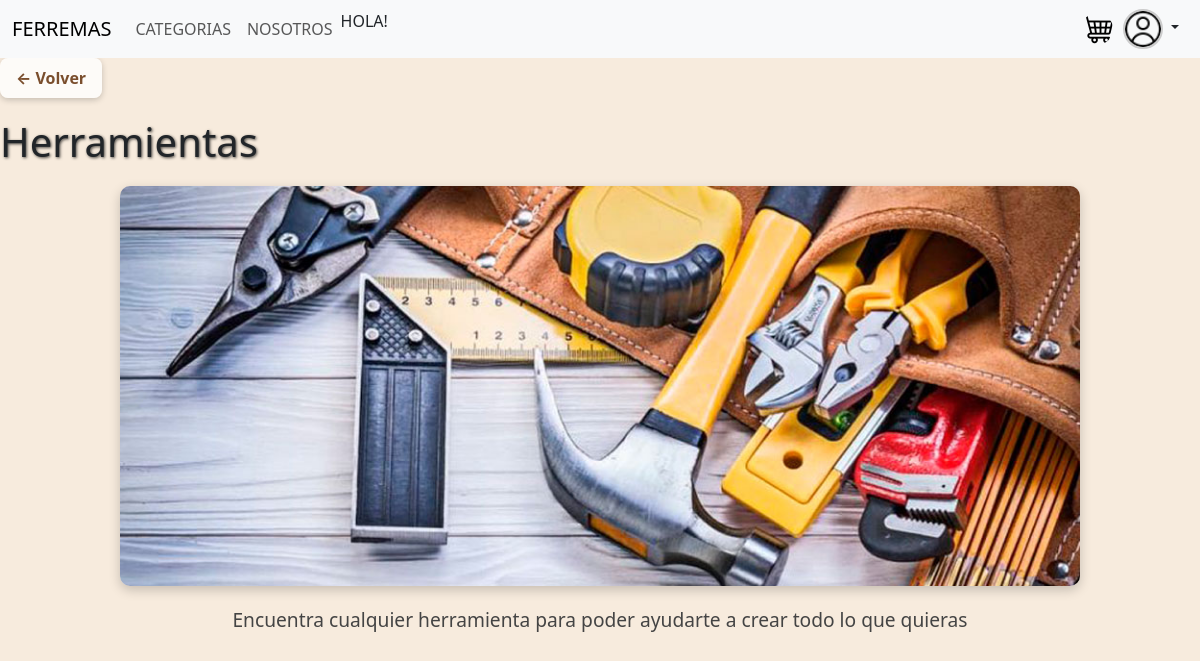
/Home/Categorias/Herramientas/, run on an earlier commit of the app's database.
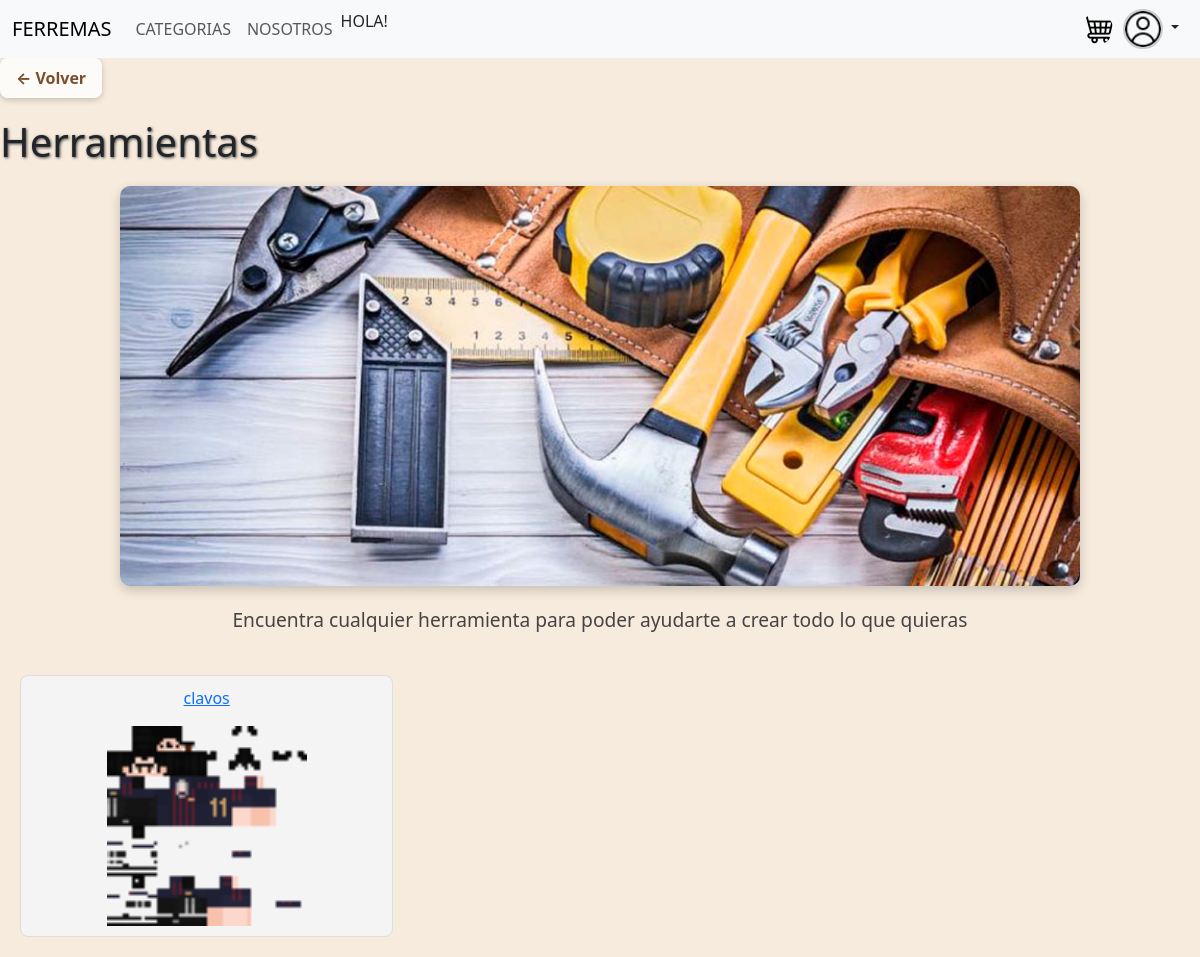
And on a later commit of the database.
### task/models.py (models this page shows, shortened)
class Categoria(models.Model):
    nombrecat = models.CharField(max_length=100, unique=True)
    descripcion = models.TextField(blank=True)
    imagen = models.ImageField(upload_to='Categoriasimg/')
    user = models.ForeignKey('auth.User', on_delete=models.CASCADE, null=True)

class articulo(models.Model):
    Tipo = models.CharField(max_length=100)
    nombreart = models.CharField(max_length=100, unique=True)
    descripcion = models.TextField(blank=True)
    fecha = models.DateTimeField(auto_now_add=True)
    imagen = models.ImageField(upload_to='articulosimg/')
    valorunidad = models.DecimalField(max_digits=10, decimal_places=2)
    cantidad = models.IntegerField()
    user = models.ForeignKey('auth.User', on_delete=models.CASCADE, null=True)

### task/views.py (the view)
# urls.py: path('Home/Categorias/<str:nombre_cat>/',views.detalle_categoria, name='detalle_categorias'),
def detalle_categoria(request, nombre_cat):
    categoria = get_object_or_404(Categoria, nombrecat=nombre_cat)
    Articulos = articulo.objects.filter(Tipo=nombre_cat)
    return render(request, 'detalle_categorias.html', {
        'categoria': categoria,
        'Articulos': Articulos
    })

### task/context_processor.py (called while the page is built)
def total_carrito(request):
    total = 0
    if request.user.is_authenticated:
       if "carrito" in request.session.keys():
           for key, value in request.session['carrito'].items():
               total += float(value['acumulado'])
    return {"total_factura": total}

### task/Templates/detalle_categorias.html (shortened to what this page needs)
{% extends 'navbar.html' %}
{% load static %}
{% block body %}
<link rel="stylesheet" href="{% static 'style.css' %}">
<a href="javascript:history.back()" class="btn-back">← Volver</a>
<h1 class="card-text">{{ categoria.nombrecat }}</h1>
<div class="imagen-categoria-container">
    {% if categoria.imagen %}
        <img src="{{ categoria.imagen.url }}" alt="Imagen de la categoría" class="imagen-categoria">
    {% else %}
        <p>No hay imagen disponible</p>
    {% endif %}
</div>
<p class="categoria-descripcion">{{ categoria.descripcion }}</p>
<div class="articulos-grid">
    {% for articulo in Articulos %}
        <div class="articulo-card">
            <a href="{% url 'detalle_Articulos' articulo.Tipo articulo.nombreart %}" >
                <p>{{ articulo.nombreart }}</p>
                {% if articulo.imagen %}
                    <img src="{{ articulo.imagen.url }}" alt="Imagen del artículo" width="200">
                {% else %}
                    <p>No hay imagen disponible</p>
                {% endif %}
            </a>
        </div>
    {% endfor %}
</div>
{% endblock %}

### task/Templates/navbar.html (shortened to what this page needs)
{% load static %}
<!DOCTYPE html>
<html lang="en">
  <head>
    <link
      href="https://cdn.jsdelivr.net/npm/bootstrap@5.3.6/dist/css/bootstrap.min.css"
      rel="stylesheet"
    />
    <link
      href="https://getbootstrap.com/docs/5.3/assets/css/docs.css"
      rel="stylesheet"
    />
    <link rel="stylesheet" href="{% static 'style.css' %}">
  </head>
  <body>
    <nav class="navbar navbar-expand-lg bg-body-tertiary">
      <div class="container-fluid">
        <a class="navbar-brand" href="/Home/">FERREMAS</a>
        <div class="collapse navbar-collapse" id="navbarSupportedContent">
          <ul class="navbar-nav me-auto mb-2 mb-lg-0">
              <li class="nav-item">
                <a class="nav-link" href="{% url 'categorias'   %}"> CATEGORIAS </a>
              </li>
              <li class="nav-item">
                <a class="nav-link" href="{% url 'nosotros' %}">NOSOTROS</a>
              </li>
              <p> HOLA! {{ user.username }}</p>
          </ul>
        </div>
        <div class="d-flex ms-auto">
          <a class="btn p-0 user-button me-2" href="{% url 'carrito' %}" role="button">
              <img src="{% static 'fotos/carrito.png' %}" alt="Perfil" class="rounded-circle">
            </a>
        </div>
        <div class="d-flex ms-auto">
          {% if user.is_authenticated %}
          <div class="dropdown">
            <a class="btn p-0 user-button me-2 dropdown-toggle" href="#" role="button" data-bs-toggle="dropdown" aria-expanded="false">
              <img src="{% static 'fotos/perfil.png' %}" alt="Perfil" class="rounded-circle user-icon">
            </a>
            <ul class="dropdown-menu dropdown-menu-end">
                <li><a class="dropdown-item" href="{% url 'Perfil' %}"> Perfil </a></li>
                <li><a class="dropdown-item" href="{% url 'logout' %}">Cerrar sesión</a></li>
              </ul>
          </div>
          {% else %}
            <div class="dropdown">
              <a class="btn p-0 user-button me-2 dropdown-toggle" href="#" role="button" data-bs-toggle="dropdown" aria-expanded="false">
                <img src="{% static 'fotos/noregistrado.png' %}" alt="Usuario" class="rounded-circle user-icon">
              </a>
            </div>
          {% endif %}
        </div>
      </div>
    </nav>
{% block body %}
{% endblock  %}

### task/static/style.css (style rules this page uses)
body { background-color: #f7ebdd; background-size: cover; background-repeat: no-repeat; }
.card-title, .card-text { text-shadow: 1px 1px 3px rgba(0, 0, 0, 0.7); }
.user-icon { width: 40px; height: 40px; object-fit: cover; border-radius: 50%; border: 2px solid #ccc; transition: 0.3s ease; }
.btn-back { font-weight: bold; color: #7a4e2d; background-color: rgba(255, 255, 255, 0.8); padding: 8px 16px; border-radius: 8px; box-shadow: 0 2px 6px rgba(0, 0, 0, 0.2); transition: background-color 0.3s ease; z-index: 10; margin-bottom: 20px; display: inline-block; text-decoration: none; }
.imagen-categoria-container { display: flex; justify-content: center; margin: 20px 0; }
.imagen-categoria { width: 80%; max-height: 400px; object-fit: cover; border-radius: 10px; box-shadow: 0 4px 12px rgba(0,0,0,0.2); }
.categoria-descripcion { text-align: center; margin: 20px auto; width: 80%; font-size: 1.2em; color: #444; }
.articulos-grid { display: grid; grid-template-columns: repeat(3, 1fr); gap: 20px; padding: 20px; }
.articulo-card { border: 1px solid #ddd; border-radius: 8px; padding: 10px; text-align: center; background-color: #f4f4f4; transition: transform 0.2s; }

What changed in the data, as far as the page shows it:
added articulo: nombreart "clavos", imagen (picture)
